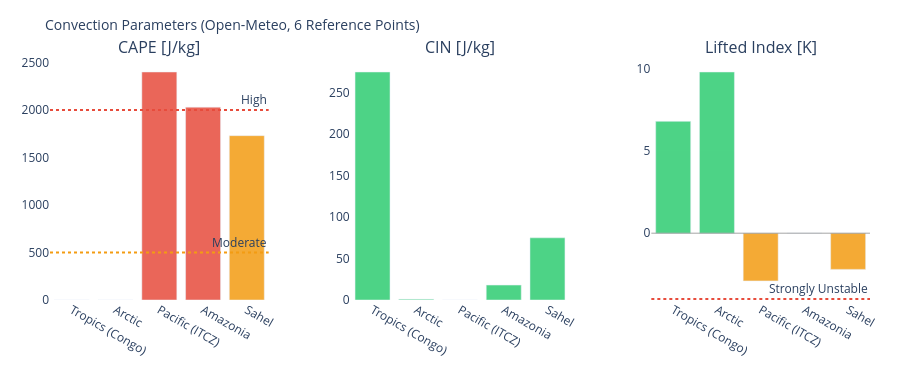

Source (notebook cell):
### Markdown cell above
---
## 3. Visualizations

### Code cell
# ============================================================
# CAPE / CIN / LIFTED INDEX – Convection potential
# ============================================================

if not df_atm.empty:
    fig = make_subplots(
        rows=1, cols=3,
        subplot_titles=['CAPE [J/kg]', 'CIN [J/kg]', 'Lifted Index [K]'],
        horizontal_spacing=0.1
    )
    pts = df_atm['point'].tolist()
    pt_colors = ['#E85D24','#185FA5','#888780','#378ADD','#639922','#F2A623']

    # CAPE – höher = mehr Gewitterpotential
    cape_vals = df_atm['cape'].fillna(0).tolist()
    cape_colors = ['#e74c3c' if v > 2000 else '#f39c12' if v > 500 else '#2ecc71'
                   for v in cape_vals]
    fig.add_trace(go.Bar(x=pts, y=cape_vals, marker_color=cape_colors,
                         opacity=0.85, showlegend=False), row=1, col=1)
    fig.add_hline(y=2000, line_dash='dot', line_color='#e74c3c',
                  annotation_text='High', row=1, col=1)
    fig.add_hline(y=500,  line_dash='dot', line_color='#f39c12',
                  annotation_text='Moderate', row=1, col=1)

    # CIN – negativer = stärker gedeckelt (weniger Auslöse)
    cin_vals = df_atm['cin'].fillna(0).tolist()
    cin_colors = ['#e74c3c' if v < -200 else '#f39c12' if v < -50 else '#2ecc71'
                  for v in cin_vals]
    fig.add_trace(go.Bar(x=pts, y=cin_vals, marker_color=cin_colors,
                         opacity=0.85, showlegend=False), row=1, col=2)

    # Lifted Index – negativ = instabil
    li_vals = df_atm['li'].fillna(0).tolist()
    li_colors = ['#e74c3c' if v < -4 else '#f39c12' if v < 0 else '#2ecc71'
                 for v in li_vals]
    fig.add_trace(go.Bar(x=pts, y=li_vals, marker_color=li_colors,
                         opacity=0.85, showlegend=False), row=1, col=3)
    fig.add_hline(y=0, line_color='gray', line_width=0.7, row=1, col=3)
    fig.add_hline(y=-4, line_dash='dot', line_color='#e74c3c',
                  annotation_text='Strongly Unstable', row=1, col=3)

    fig.update_layout(
        title=dict(text='Convection Parameters (Open-Meteo, 6 Reference Points)', font=dict(size=14)),
        height=380, plot_bgcolor='rgba(0,0,0,0)', paper_bgcolor='rgba(0,0,0,0)',
        margin=dict(l=50, r=30, t=60, b=80)
    )
    fig.update_xaxes(tickangle=30)
    fig.show()

### Figure 1 — Plotly figure (JSON) as saved in the notebook; plotly's stock layout.template omitted (floating-point values rounded to 4 significant figures)
{"data": [{"marker": {"color": ["#2ecc71", "#2ecc71", "#e74c3c", "#e74c3c", "#f39c12"]}, "opacity": 0.85, "showlegend": false, "type": "bar", "x": ["Tropics (Congo)", "Arctic", "Pacific (ITCZ)", "Amazonia", "Sahel"], "xaxis": "x", "y": [0.0, 0.0, 2400.0, 2030.0, 1730.0], "yaxis": "y"}, {"marker": {"color": ["#2ecc71", "#2ecc71", "#2ecc71", "#2ecc71", "#2ecc71"]}, "opacity": 0.85, "showlegend": false, "type": "bar", "x": ["Tropics (Congo)", "Arctic", "Pacific (ITCZ)", "Amazonia", "Sahel"], "xaxis": "x2", "y": [275.0, 1.0, 0.0, 18.0, 75.0], "yaxis": "y2"}, {"marker": {"color": ["#2ecc71", "#2ecc71", "#f39c12", "#2ecc71", "#f39c12"]}, "opacity": 0.85, "showlegend": false, "type": "bar", "x": ["Tropics (Congo)", "Arctic", "Pacific (ITCZ)", "Amazonia", "Sahel"], "xaxis": "x3", "y": [6.8, 9.8, -2.9, 0.0, -2.2], "yaxis": "y3"}], "layout": {"annotations": [{"font": {"size": 16}, "showarrow": false, "text": "CAPE [J/kg]", "x": 0.1333, "xanchor": "center", "xref": "paper", "y": 1.0, "yanchor": "bottom", "yref": "paper"}, {"font": {"size": 16}, "showarrow": false, "text": "CIN [J/kg]", "x": 0.5, "xanchor": "center", "xref": "paper", "y": 1.0, "yanchor": "bottom", "yref": "paper"}, {"font": {"size": 16}, "showarrow": false, "text": "Lifted Index [K]", "x": 0.8667, "xanchor": "center", "xref": "paper", "y": 1.0, "yanchor": "bottom", "yref": "paper"}, {"showarrow": false, "text": "High", "x": 1, "xanchor": "right", "xref": "x domain", "y": 2000, "yanchor": "bottom", "yref": "y"}, {"showarrow": false, "text": "Moderate", "x": 1, "xanchor": "right", "xref": "x domain", "y": 500, "yanchor": "bottom", "yref": "y"}, {"showarrow": false, "text": "Strongly Unstable", "x": 1, "xanchor": "right", "xref": "x3 domain", "y": -4, "yanchor": "bottom", "yref": "y3"}], "height": 380, "margin": {"b": 80, "l": 50, "r": 30, "t": 60}, "paper_bgcolor": "rgba(0,0,0,0)", "plot_bgcolor": "rgba(0,0,0,0)", "shapes": [{"line": {"color": "#e74c3c", "dash": "dot"}, "type": "line", "x0": 0, "x1": 1, "xref": "x domain", "y0": 2000, "y1": 2000, "yref": "y"}, {"line": {"color": "#f39c12", "dash": "dot"}, "type": "line", "x0": 0, "x1": 1, "xref": "x domain", "y0": 500, "y1": 500, "yref": "y"}, {"line": {"color": "gray", "width": 0.7}, "type": "line", "x0": 0, "x1": 1, "xref": "x3 domain", "y0": 0, "y1": 0, "yref": "y3"}, {"line": {"color": "#e74c3c", "dash": "dot"}, "type": "line", "x0": 0, "x1": 1, "xref": "x3 domain", "y0": -4, "y1": -4, "yref": "y3"}], "title": {"font": {"size": 14}, "text": "Convection Parameters (Open-Meteo, 6 Reference Points)"}, "xaxis": {"anchor": "y", "domain": [0.0, 0.2667], "tickangle": 30}, "xaxis2": {"anchor": "y2", "domain": [0.3667, 0.6333], "tickangle": 30}, "xaxis3": {"anchor": "y3", "domain": [0.7333, 1.0], "tickangle": 30}, "yaxis": {"anchor": "x", "domain": [0.0, 1.0]}, "yaxis2": {"anchor": "x2", "domain": [0.0, 1.0]}, "yaxis3": {"anchor": "x3", "domain": [0.0, 1.0]}}}
